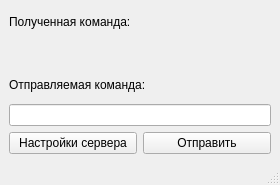
<?xml version="1.0" encoding="UTF-8"?>
<ui version="4.0">
 <class>MainWindow</class>
 <widget class="QMainWindow" name="MainWindow">
  <property name="enabled">
   <bool>true</bool>
  </property>
  <property name="geometry">
   <rect>
    <x>0</x>
    <y>0</y>
    <width>280</width>
    <height>185</height>
   </rect>
  </property>
  <property name="sizePolicy">
   <sizepolicy hsizetype="Preferred" vsizetype="Preferred">
    <horstretch>0</horstretch>
    <verstretch>0</verstretch>
   </sizepolicy>
  </property>
  <property name="windowTitle">
   <string>MainWindow</string>
  </property>
  <widget class="QWidget" name="centralwidget">
   <layout class="QVBoxLayout" name="verticalLayout_3">
    <item>
     <layout class="QVBoxLayout" name="verticalLayout">
      <item>
       <widget class="QLabel" name="label">
        <property name="text">
         <string>Полученная команда:</string>
        </property>
       </widget>
      </item>
      <item>
       <widget class="QLabel" name="displayCmd">
        <property name="font">
         <font>
          <italic>false</italic>
          <bold>true</bold>
         </font>
        </property>
        <property name="text">
         <string/>
        </property>
       </widget>
      </item>
     </layout>
    </item>
    <item>
     <layout class="QVBoxLayout" name="verticalLayout_2">
      <item>
       <widget class="QLabel" name="label_2">
        <property name="text">
         <string>Отправляемая команда:</string>
        </property>
        <property name="buddy">
         <cstring>inputCmd</cstring>
        </property>
       </widget>
      </item>
      <item>
       <widget class="QLineEdit" name="inputCmd"/>
      </item>
     </layout>
    </item>
    <item>
     <layout class="QHBoxLayout" name="horizontalLayout">
      <item>
       <widget class="QPushButton" name="settingsBtn">
        <property name="text">
         <string>Настройки сервера</string>
        </property>
       </widget>
      </item>
      <item>
       <widget class="QPushButton" name="sendBtn">
        <property name="text">
         <string>Отправить</string>
        </property>
       </widget>
      </item>
     </layout>
    </item>
   </layout>
  </widget>
  <widget class="QStatusBar" name="statusbar"/>
  <widget class="QMenuBar" name="menubar">
   <property name="geometry">
    <rect>
     <x>0</x>
     <y>0</y>
     <width>280</width>
     <height>22</height>
    </rect>
   </property>
  </widget>
 </widget>
 <tabstops>
  <tabstop>inputCmd</tabstop>
  <tabstop>sendBtn</tabstop>
  <tabstop>settingsBtn</tabstop>
 </tabstops>
 <resources/>
 <connections/>
</ui>
